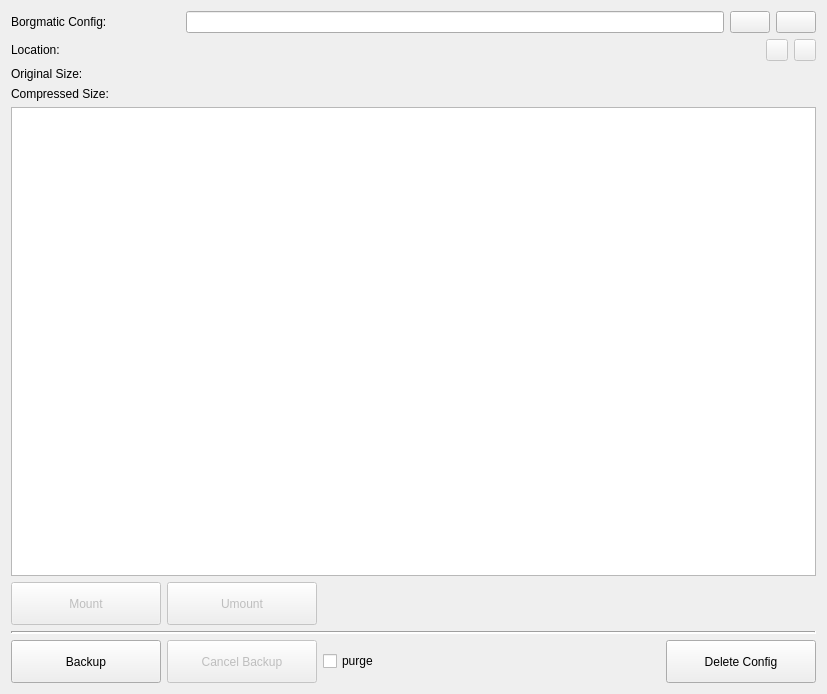
<?xml version="1.0" encoding="UTF-8"?>
<ui version="4.0">
 <class>TabContent</class>
 <widget class="QWidget" name="TabContent">
  <property name="geometry">
   <rect>
    <x>0</x>
    <y>0</y>
    <width>827</width>
    <height>694</height>
   </rect>
  </property>
  <property name="windowTitle">
   <string/>
  </property>
  <layout class="QVBoxLayout" name="verticalLayout">
   <item>
    <layout class="QHBoxLayout" name="horizontalLayout">
     <item>
      <widget class="QLabel" name="configEditLabel">
       <property name="minimumSize">
        <size>
         <width>169</width>
         <height>0</height>
        </size>
       </property>
       <property name="text">
        <string>Borgmatic Config:</string>
       </property>
       <property name="buddy">
        <cstring>configEdit</cstring>
       </property>
      </widget>
     </item>
     <item>
      <widget class="QLineEdit" name="configEdit">
       <property name="readOnly">
        <bool>true</bool>
       </property>
      </widget>
     </item>
     <item>
      <widget class="QPushButton" name="configEditFileButton">
       <property name="text">
        <string/>
       </property>
       <property name="icon">
        <iconset theme="document-open">
         <normaloff>.</normaloff>.</iconset>
       </property>
      </widget>
     </item>
     <item>
      <widget class="QPushButton" name="configShowFileButton">
       <property name="text">
        <string/>
       </property>
       <property name="icon">
        <iconset theme="edit-paste">
         <normaloff>.</normaloff>.</iconset>
       </property>
      </widget>
     </item>
    </layout>
   </item>
   <item>
    <layout class="QGridLayout" name="gridLayout_2">
     <item row="0" column="1">
      <widget class="QLabel" name="infoLocationLabel">
       <property name="text">
        <string/>
       </property>
       <property name="textFormat">
        <enum>Qt::PlainText</enum>
       </property>
      </widget>
     </item>
     <item row="0" column="0">
      <widget class="QLabel" name="label">
       <property name="minimumSize">
        <size>
         <width>175</width>
         <height>0</height>
        </size>
       </property>
       <property name="maximumSize">
        <size>
         <width>175</width>
         <height>16777215</height>
        </size>
       </property>
       <property name="text">
        <string>Location:</string>
       </property>
      </widget>
     </item>
     <item row="1" column="1">
      <widget class="QLabel" name="infoOriginalSizeLabel">
       <property name="text">
        <string/>
       </property>
       <property name="textFormat">
        <enum>Qt::PlainText</enum>
       </property>
      </widget>
     </item>
     <item row="2" column="0">
      <widget class="QLabel" name="label_4">
       <property name="minimumSize">
        <size>
         <width>175</width>
         <height>0</height>
        </size>
       </property>
       <property name="maximumSize">
        <size>
         <width>175</width>
         <height>16777215</height>
        </size>
       </property>
       <property name="text">
        <string>Compressed Size:</string>
       </property>
      </widget>
     </item>
     <item row="0" column="2">
      <widget class="QPushButton" name="locationMountButton">
       <property name="enabled">
        <bool>false</bool>
       </property>
       <property name="minimumSize">
        <size>
         <width>22</width>
         <height>22</height>
        </size>
       </property>
       <property name="maximumSize">
        <size>
         <width>22</width>
         <height>22</height>
        </size>
       </property>
       <property name="text">
        <string/>
       </property>
       <property name="icon">
        <iconset theme="media-mount">
         <normaloff>.</normaloff>.</iconset>
       </property>
      </widget>
     </item>
     <item row="2" column="1">
      <widget class="QLabel" name="infoCompressedSizeLabel">
       <property name="text">
        <string/>
       </property>
       <property name="textFormat">
        <enum>Qt::PlainText</enum>
       </property>
      </widget>
     </item>
     <item row="1" column="0">
      <widget class="QLabel" name="label_3">
       <property name="minimumSize">
        <size>
         <width>175</width>
         <height>0</height>
        </size>
       </property>
       <property name="maximumSize">
        <size>
         <width>175</width>
         <height>16777215</height>
        </size>
       </property>
       <property name="text">
        <string>Original Size:</string>
       </property>
      </widget>
     </item>
     <item row="0" column="3">
      <widget class="QPushButton" name="locationUmountButton">
       <property name="enabled">
        <bool>false</bool>
       </property>
       <property name="minimumSize">
        <size>
         <width>22</width>
         <height>22</height>
        </size>
       </property>
       <property name="maximumSize">
        <size>
         <width>22</width>
         <height>22</height>
        </size>
       </property>
       <property name="text">
        <string/>
       </property>
       <property name="icon">
        <iconset theme="media-eject">
         <normaloff>.</normaloff>.</iconset>
       </property>
      </widget>
     </item>
    </layout>
   </item>
   <item>
    <widget class="QTableView" name="backupsTableView">
     <property name="editTriggers">
      <set>QAbstractItemView::NoEditTriggers</set>
     </property>
     <property name="tabKeyNavigation">
      <bool>false</bool>
     </property>
     <property name="showDropIndicator" stdset="0">
      <bool>false</bool>
     </property>
     <property name="dragDropOverwriteMode">
      <bool>false</bool>
     </property>
     <property name="alternatingRowColors">
      <bool>true</bool>
     </property>
     <property name="selectionMode">
      <enum>QAbstractItemView::SingleSelection</enum>
     </property>
     <property name="selectionBehavior">
      <enum>QAbstractItemView::SelectRows</enum>
     </property>
     <property name="sortingEnabled">
      <bool>true</bool>
     </property>
     <property name="wordWrap">
      <bool>false</bool>
     </property>
     <property name="cornerButtonEnabled">
      <bool>false</bool>
     </property>
     <attribute name="horizontalHeaderHighlightSections">
      <bool>false</bool>
     </attribute>
     <attribute name="horizontalHeaderShowSortIndicator" stdset="0">
      <bool>false</bool>
     </attribute>
     <attribute name="verticalHeaderVisible">
      <bool>false</bool>
     </attribute>
     <attribute name="verticalHeaderHighlightSections">
      <bool>false</bool>
     </attribute>
    </widget>
   </item>
   <item>
    <layout class="QGridLayout" name="gridLayout">
     <item row="4" column="1">
      <widget class="QPushButton" name="cancelBackupButton">
       <property name="enabled">
        <bool>false</bool>
       </property>
       <property name="minimumSize">
        <size>
         <width>150</width>
         <height>43</height>
        </size>
       </property>
       <property name="text">
        <string>Cancel Backup</string>
       </property>
       <property name="icon">
        <iconset theme="process-stop">
         <normaloff>.</normaloff>.</iconset>
       </property>
      </widget>
     </item>
     <item row="1" column="0" colspan="5">
      <widget class="Line" name="line">
       <property name="lineWidth">
        <number>2</number>
       </property>
       <property name="orientation">
        <enum>Qt::Horizontal</enum>
       </property>
      </widget>
     </item>
     <item row="0" column="1">
      <widget class="QPushButton" name="backupUmountButton">
       <property name="enabled">
        <bool>false</bool>
       </property>
       <property name="minimumSize">
        <size>
         <width>150</width>
         <height>43</height>
        </size>
       </property>
       <property name="text">
        <string>Umount</string>
       </property>
       <property name="icon">
        <iconset theme="media-eject">
         <normaloff>.</normaloff>.</iconset>
       </property>
      </widget>
     </item>
     <item row="4" column="4">
      <widget class="QPushButton" name="deleteConfigButton">
       <property name="minimumSize">
        <size>
         <width>150</width>
         <height>43</height>
        </size>
       </property>
       <property name="text">
        <string>Delete Config</string>
       </property>
       <property name="icon">
        <iconset theme="document-close">
         <normaloff>.</normaloff>.</iconset>
       </property>
      </widget>
     </item>
     <item row="4" column="0">
      <widget class="QPushButton" name="startBackupButton">
       <property name="minimumSize">
        <size>
         <width>150</width>
         <height>43</height>
        </size>
       </property>
       <property name="text">
        <string>Backup</string>
       </property>
       <property name="icon">
        <iconset theme="server-database">
         <normaloff>.</normaloff>.</iconset>
       </property>
      </widget>
     </item>
     <item row="0" column="0">
      <widget class="QPushButton" name="backupMountButton">
       <property name="enabled">
        <bool>false</bool>
       </property>
       <property name="minimumSize">
        <size>
         <width>150</width>
         <height>43</height>
        </size>
       </property>
       <property name="text">
        <string>Mount</string>
       </property>
       <property name="icon">
        <iconset theme="media-mount">
         <normaloff>.</normaloff>.</iconset>
       </property>
       <property name="checkable">
        <bool>false</bool>
       </property>
      </widget>
     </item>
     <item row="0" column="3">
      <spacer name="horizontalSpacer">
       <property name="orientation">
        <enum>Qt::Horizontal</enum>
       </property>
       <property name="sizeHint" stdset="0">
        <size>
         <width>40</width>
         <height>20</height>
        </size>
       </property>
      </spacer>
     </item>
     <item row="4" column="2">
      <widget class="QCheckBox" name="purgeCheckBox">
       <property name="text">
        <string>purge</string>
       </property>
       <property name="tristate">
        <bool>false</bool>
       </property>
      </widget>
     </item>
    </layout>
   </item>
  </layout>
 </widget>
 <resources/>
 <connections/>
</ui>
